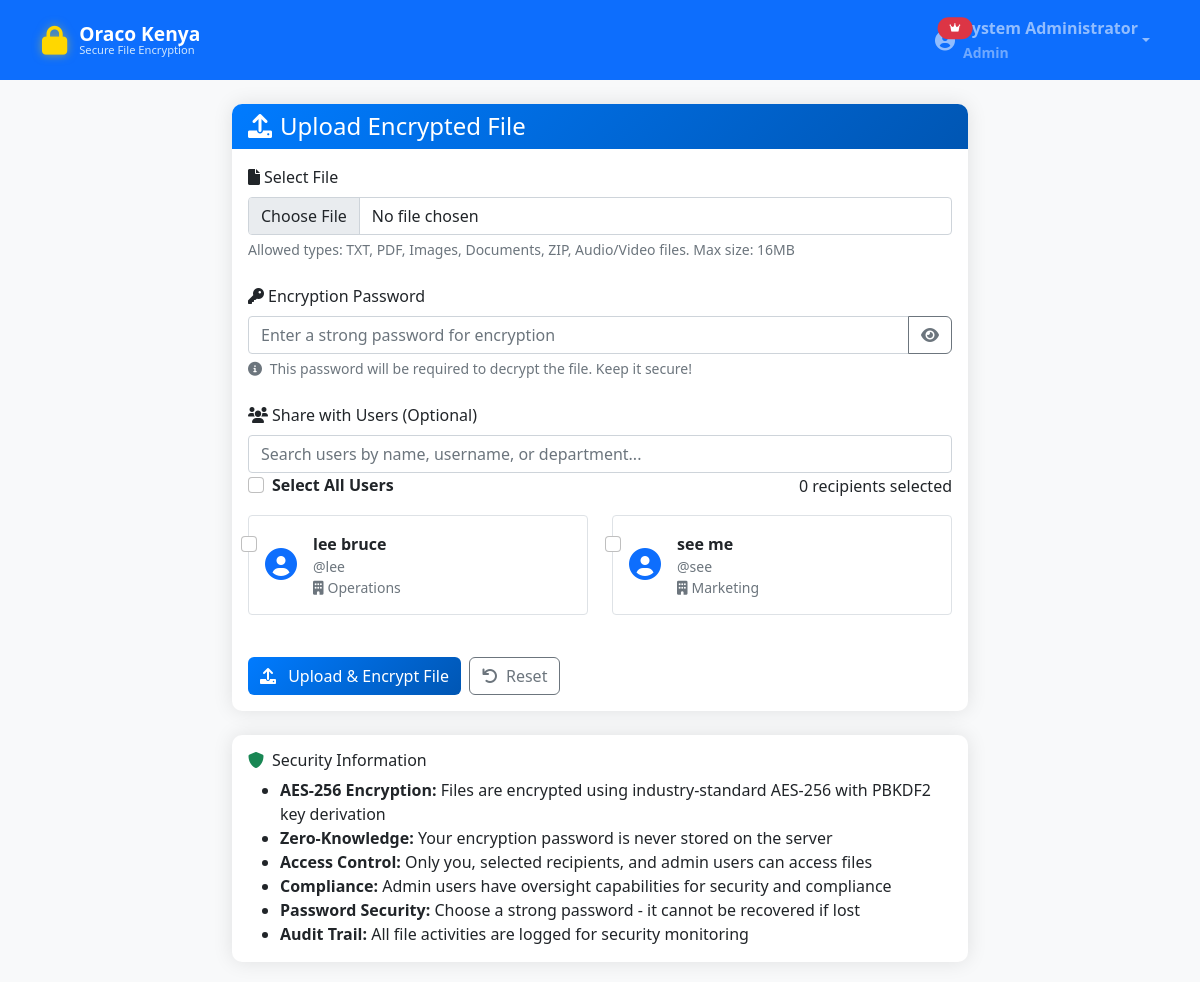
Screenshot of /upload (signed in) with the database file from the repository.
### tables this page shows
CREATE TABLE users (
        id INTEGER PRIMARY KEY AUTOINCREMENT,
        username TEXT UNIQUE NOT NULL,
        email TEXT UNIQUE NOT NULL,
        password_hash TEXT NOT NULL,
        full_name TEXT NOT NULL,
        department TEXT NOT NULL,
        role TEXT DEFAULT 'user',
        is_active INTEGER DEFAULT 1,
        created_at TIMESTAMP DEFAULT CURRENT_TIMESTAMP,
        last_login TIMESTAMP,
        reset_code TEXT, reset_code_expires TIMESTAMP, reset_code_attempts INTEGER DEFAULT 0);

### app.py (the view)
    def decorated_function(*args, **kwargs):
        if 'user_id' not in session:
            return redirect(url_for('login'))
        return f(*args, **kwargs)

### app.py (called while the page is built, shortened)
def require_login(f):
    def decorated_function(*args, **kwargs):
        if 'user_id' not in session:
            return redirect(url_for('login'))
        return f(*args, **kwargs)
    decorated_function.__name__ = f.__name__
    return decorated_function

@app.route('/upload', methods=['GET', 'POST'])
@require_login
def upload_file():
    conn = sqlite3.connect('oraco_system.db')
    c = conn.cursor()
    c.execute('SELECT id, username, full_name, department FROM users WHERE is_active = 1 AND id != ?',
             (session['user_id'],))
    users = c.fetchall()
    conn.close()
    return render_template('upload.html', users=users)

### templates/upload.html (shortened to what this page needs)
{% extends "base.html" %}
{% block content %}
<div class="row justify-content-center">
    <div class="col-md-8">
        <div class="card">
            <div class="card-header">
                <h4 class="mb-0">
                    {% if is_sharing %}
                        <i class="fas fa-share me-2"></i>Share File: {{ filename }}
                    {% else %}
                        <i class="fas fa-upload me-2"></i>Upload Encrypted File
                    {% endif %}
                </h4>
            </div>
            <div class="card-body">
                {% if is_sharing %}
                <form method="POST" action="{{ url_for('share_file', file_id=file_id) }}">
                {% else %}
                <form method="POST" action="{{ url_for('upload_file') }}" enctype="multipart/form-data">
                {% endif %}
                    {% if not is_sharing %}
                    <div class="mb-4">
                        <label for="file" class="form-label">
                            <i class="fas fa-file me-1"></i>Select File
                        </label>
                        <input type="file" class="form-control" id="file" name="file" required
                               accept=".txt,.pdf,.png,.jpg,.jpeg,.gif,.doc,.docx,.xls,.xlsx,.zip,.mp4,.mp3">
                        <div class="form-text">
                            Allowed types: TXT, PDF, Images, Documents, ZIP, Audio/Video files. Max size: 16MB
                        </div>
                    </div>
                    <div class="mb-4">
                        <label for="password" class="form-label">
                            <i class="fas fa-key me-1"></i>Encryption Password
                        </label>
                        <div class="input-group">
                            <input type="password" class="form-control" id="password" name="password"
                                   required placeholder="Enter a strong password for encryption">
                            <button class="btn btn-outline-secondary" type="button" onclick="togglePassword('password')">
                                <i class="fas fa-eye" id="toggleIcon1"></i>
                            </button>
                        </div>
                        <div class="form-text">
                            <i class="fas fa-info-circle me-1"></i>
                            This password will be required to decrypt the file. Keep it secure!
                        </div>
                    </div>
                    {% endif %}
                    <div class="mb-4">
                        <label class="form-label">
                            <i class="fas fa-users me-1"></i>Share with Users {% if not is_sharing %}(Optional){% endif %}
                        </label>
                        {% if users %}
                        <div class="user-search">
                            <input type="text" class="form-control" id="userSearch"
                                   placeholder="Search users by name, username, or department...">
                        </div>
                        <div class="d-flex justify-content-between align-items-center mb-3">
                            <div class="form-check">
                                <input class="form-check-input" type="checkbox" id="selectAll">
                                <label class="form-check-label fw-bold" for="selectAll">
                                    Select All Users
                                </label>
                            </div>
                            <div class="sharing-summary">
                                <span class="recipient-count" id="recipientCount">0</span> recipients selected
                            </div>
                        </div>
                        <div class="recipient-selection-container">
                            <div class="row">
                                {% for user in users %}
                                <div class="col-md-6 mb-3">
                                    <div class="form-check user-selection-card p-3 border rounded">
                                        <input class="form-check-input user-checkbox" type="checkbox"
                                               name="shared_with" value="{{ user[0] }}" id="user{{ user[0] }}"
                                               {% if is_sharing and user[0]|string in current_shares %}checked{% endif %}>
                                        <label class="form-check-label w-100" for="user{{ user[0] }}">
                                            <div class="d-flex align-items-center">
                                                <div class="me-3">
                                                    <div class="user-avatar">
                                                        <i class="fas fa-user-circle fa-2x text-primary"></i>
                                                    </div>
                                                </div>
                                                <div class="flex-grow-1">
                                                    <div class="fw-bold text-dark">{{ user[2] }}</div>
                                                    <div class="text-muted small">@{{ user[1] }}</div>
                                                    <div class="text-muted small">
                                                        <i class="fas fa-building me-1"></i>{{ user[3] }}
                                                    </div>
                                                </div>
                                            </div>
                                        </label>
                                    </div>
                                </div>
                                {% endfor %}
                            </div>
                        </div>
                        {% else %}
                        <div class="alert alert-info">
                            <i class="fas fa-info-circle me-2"></i>
                            No other users available for sharing. Contact your administrator to add more users to the system.
                        </div>
                        {% endif %}
                    </div>
                    <div class="d-flex gap-2">
                        {% if is_sharing %}
                        <button type="submit" class="btn btn-success">
                            <i class="fas fa-share me-2"></i>Update Sharing
                        </button>
                        <a href="{{ url_for('dashboard') }}" class="btn btn-secondary">
                            <i class="fas fa-arrow-left me-2"></i>Back to Dashboard
                        </a>
                        {% else %}
                        <button type="submit" class="btn btn-primary" id="uploadBtn">
                            <i class="fas fa-upload me-2"></i>
                            <span id="uploadText">Upload & Encrypt File</span>
                        </button>
                        <button type="reset" class="btn btn-outline-secondary">
                            <i class="fas fa-undo me-2"></i>Reset
                        </button>
                        {% endif %}
                    </div>
                </form>
            </div>
        </div>
        <div class="card mt-4">
            <div class="card-body">
                <h6 class="card-title">
                    <i class="fas fa-shield-alt text-success me-2"></i>Security Information
                </h6>
                <ul class="mb-0">
                    <li><strong>AES-256 Encryption:</strong> Files are encrypted using industry-standard AES-256 with PBKDF2 key derivation</li>
                    <li><strong>Zero-Knowledge:</strong> Your encryption password is never stored on the server</li>
                    <li><strong>Access Control:</strong> Only you, selected recipients, and admin users can access files</li>
                    <li><strong>Compliance:</strong> Admin users have oversight capabilities for security and compliance</li>
                    {% if not is_sharing %}
                    <li><strong>Password Security:</strong> Choose a strong password - it cannot be recovered if lost</li>
                    {% endif %}
                    <li><strong>Audit Trail:</strong> All file activities are logged for security monitoring</li>
                </ul>
            </div>
        </div>
    </div>
</div>
{% endblock %}

### static/css/style.css (style rules this page uses)
body { background-color: #f8f9fa; font-family: 'Segoe UI', Tahoma, Geneva, Verdana, sans-serif; }
.card { border: none; border-radius: 10px; box-shadow: 0 0 20px rgba(0, 0, 0, 0.1); margin-bottom: 20px; }
.card-header { background: linear-gradient(135deg, #007bff, #0056b3); color: white; border-radius: 10px 10px 0 0 !important; border: none; }
.btn { border-radius: 6px; font-weight: 500; }
.btn-primary { background: linear-gradient(135deg, #007bff, #0056b3); border: none; }

### rows the page displays
users: full_name "lee bruce", username "lee", department "Operations"
users: full_name "see me", username "see", department "Marketing"

### other values shown
{{ session.full_name }} "System Administrator"
{{ session.role|title }} "Admin"
